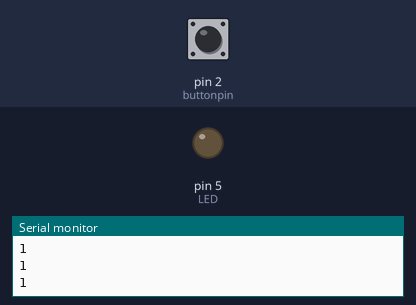
A sketch run on a simulated Arduino Uno, built with avr-gcc and run on an emulated ATmega328P. On the bench: output pins drawn as LEDs (lit = HIGH), the last lines printed to the serial monitor. Inputs (shaded band) come from the test bench; at power-on: pin 2 (buttonpin) HIGH.

Above: at 2.8 s.
2.9 s: pin 2 (buttonpin) pulled LOW for 1.2 s
At 3.7 s:
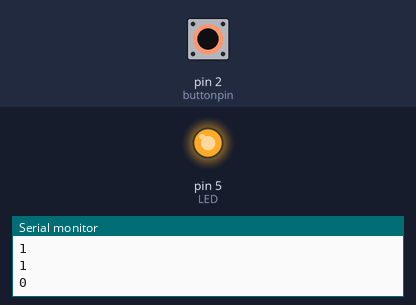
6.5 s: pin 2 (buttonpin) pulled LOW for 3.2 s
At 10.3 s:
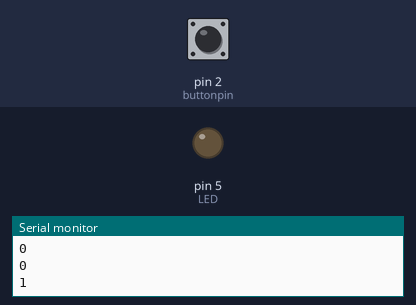
Timing chart, 0 to 11.8 s (numbered marks = the images above; inputs shaded):
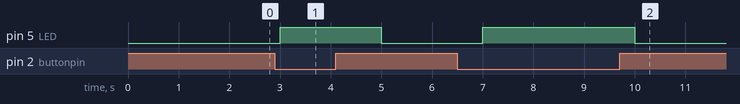

The sketch:

SoundSensor.ino
```cpp
int LED = 5;
int buttonpin = 2;
int val;
int analog = A0;
void setup() {
  // put your setup code here, to run once:
  Serial.begin(9600);

  pinMode(LED,OUTPUT);
  pinMode(buttonpin,INPUT);
  //pinMode(analog,INPUT);
}

void loop() {
  // put your main code here, to run repeatedly:
  val = digitalRead(buttonpin);
  Serial.println(val);
  //int d = analogRead(analog);
 // Serial.println(d);
  if (val == 0) {
   digitalWrite(LED,HIGH);
  } else {
    digitalWrite(LED,LOW);
  }
      delay(1000);
}
```

Measured:
- after the input at 2.9 s, pin 5 (LED): LOW → HIGH after 0.10 s, → LOW 2.0 s later
- after the input at 6.5 s, pin 5 (LED): LOW → HIGH after 0.50 s, → LOW 3.0 s later
